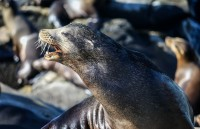
#> input picture original_images/lovely.jpg, 200 x 129 px; its folder holds 4 pictures in this run
$ python Noises.py
#> lines starting #> are read from the running program, lines starting #| are printed output that depends on the picture
from PIL import Image,ImageFilter
import numpy as np
import math
import os
import glob
from math import log10, sqrt
import csv
import pandas as pd
from PIL import ImageDraw
import matplotlib.pyplot as plt
# [5 lines of commented-out code are left out]

class Noises:


    def GaussianNoise(mean,var,img):
#> called with mean = 0, var = 12
        gauss_noise= np.random.normal(mean,var,img.size)
        gauss_noise=gauss_noise.reshape(img.shape[0], img.shape[1], img.shape[2]).astype('uint8')
        img_gauss= np.add(img,gauss_noise)
#> img is the input picture: shape (129, 200, 3); mean R, G, B 76.1, 78.3, 82.5
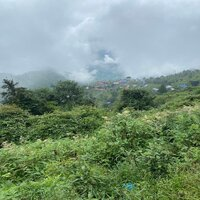
#> input picture original_images/rsz_jungle.jpg, 200 x 200 px
#> call 2 of GaussianNoise, with mean = 0, var = 12
#> in GaussianNoise (call 2), `gauss_noise=gauss_noise.reshape(img.shape[0], img.shape[1], img.shape[..`:
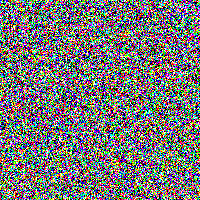
#> gauss_noise: shape (200, 200, 3); mean of channels 0, 1, 2 119.3, 118.9, 118.6; drawn as R, G, B
#> in GaussianNoise, img is the input picture: shape (200, 200, 3); mean R, G, B 125.1, 148.5, 128.2
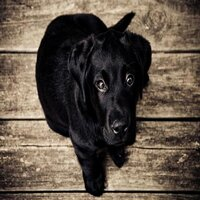
#> input picture original_images/rsz_look.jpg, 200 x 200 px
#> call 3 of GaussianNoise, with mean = 0, var = 12
#> in GaussianNoise (call 3), `gauss_noise=gauss_noise.reshape(img.shape[0], img.shape[1], img.shape[..`:
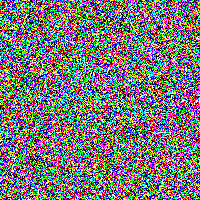
#> gauss_noise: shape (200, 200, 3); mean of channels 0, 1, 2 119.7, 119.9, 120.5; drawn as R, G, B
#> in GaussianNoise, img is the input picture: shape (200, 200, 3); mean R, G, B 95.1, 82.9, 70.9
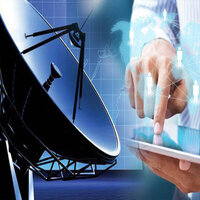
#> input picture original_images/rsz_new.jpg, 200 x 200 px
#> call 4 of GaussianNoise, with mean = 0, var = 12
#> in GaussianNoise (call 4), `gauss_noise=gauss_noise.reshape(img.shape[0], img.shape[1], img.shape[..`:
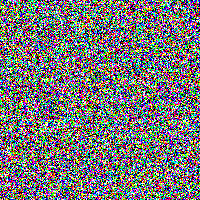
#> gauss_noise: shape (200, 200, 3); mean of channels 0, 1, 2 119.3, 118.4, 119.4; drawn as R, G, B
#> in GaussianNoise (call 4), `img_gauss= np.add(img,gauss_noise)`:
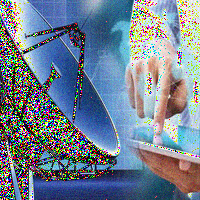
#> img_gauss: shape (200, 200, 3); mean of channels 0, 1, 2 114.7, 128.8, 145.6; drawn as R, G, B
#> in GaussianNoise, img is the input picture: shape (200, 200, 3); mean R, G, B 97.5, 114.5, 138
        return img_gauss


    # [39 lines left out: functions Add_sp_noise, median_filter, not called in this run]


    """
    def adaptive_filter(B):
        M = 5;
        N = 5;
        sz=np.size(B,1)*np.size(B,2)
        #Pad the matrix with zeros on all sides
        C = np.pad(B,[np.math.floor(M/2),np.math.floor(N/2)])


        lvar = np.zeros([np.size(B,1), np.size(B,2)])
        lmean = np.zeros([np.size(B,1), np.size(B,2)])
        temp = np.zeros([np.size(B,1), np.size(B,2)])
        NewImg = np.zeros([np.size(B,1), np.size(B,2)])


        for i in range(1,np.size(C,1)-(M-1)):
            for j in range(1,np.size(C,2)-(N-1)):
                temp = C[(i,i+(M-1)),(j,j+(N-1))]
                tmp =  temp[:]
                lmean(i,j) == tmp.mean(tmp)
                lvar(i,j) == tmp.mean(tmp**2)-tmp.mean(tmp)**2
        nvar = sum(lvar[:])/sz

        #If noise_variance > local_variance then local_variance=noise_variance
        lvar = max(lvar,nvar)

         #Final_Image = B- (noise variance/local variance)*(B-local_mean)
        NewImg = nvar/lvar
        NewImg = NewImg*(B-lmean)
        NewImg = B-NewImg
        NewImg = NewImg.astype(np.uint8)
        NewImg.show()
        return NewImg
        """

    path= glob.glob('/home/mukesh/final_project/original_images/*.jpg'    )
    img_number =1


    for file in path:
        original_image=Image.open(file)
        array_img=np.array(original_image)
        gauss_noisy_image=GaussianNoise(0,12,array_img)
#        sp_noisy_image=Add_sp_noise(array_img)
        inputdata=Image.fromarray(gauss_noisy_image)
        inputdata.save('/home/mukesh/final_project/final_images/'+str(img_number)+".jpg")
        img_number +=1
        inputdata.show()


    # [4 lines left out: function displayImage, not called in this run]

obj=Noises
original_img=obj.original_image
#sp_img=obj.sp_noisy_image
gauss_img=obj.gauss_noisy_image
# [9 lines of commented-out code are left out]


# [154 lines left out: functions bitMix_ordering, lexicographical_ordering, norm_based_ordering, scalar_median_filter, vector_median_filter, not called in this run]


path =('/home/mukesh/final_project/final_images/')
files = []
#r=root, d=directories, f = files
for r, d, f in os.walk(path):
	for file in f:
		if '.png' or '.jpeg' in file:
			files.append(os.path.join(r, file))

for f in files:
	image = Image.open(f)
	rgb_im = image.convert('RGB')
	vmf=vector_median_filter(rgb_im,3,norm_based_ordering,f.split("/")[1])
# [8 lines of commented-out code are left out]

# [17 lines left out: function snr, not called in this run]
#> (the run stopped early here; a loop or call above may not have finished)
